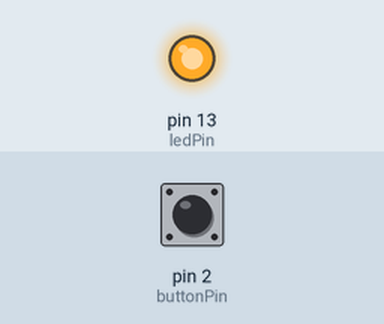
A sketch run on a simulated Arduino Uno, built with avr-gcc and run on an emulated ATmega328P. Shown: output pins drawn as LEDs (lit = HIGH). Inputs (shaded band) come from the test bench; at power-on: pin 2 (buttonPin) LOW.

Above: at 1.2 s.
1.3 s: pin 2 (buttonPin) pulled HIGH for 0.15 s
At 1.9 s:
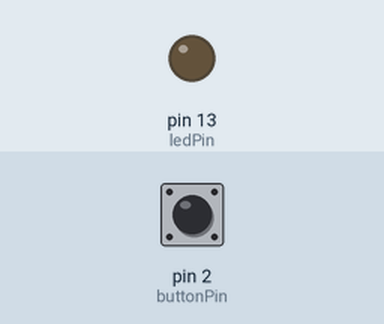
2.9 s: pin 2 (buttonPin) pulled HIGH for 1 s
At 4.3 s:
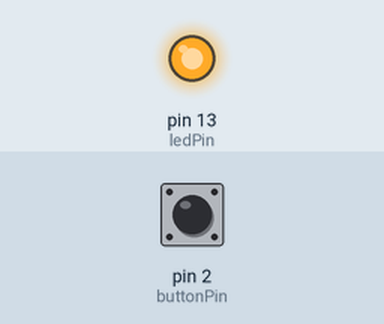
5.4 s: pin 2 (buttonPin) pulled HIGH for 3.2 s
At 6.2 s:
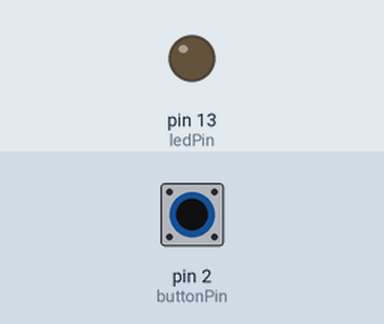
Timing chart, 0 to 8.4 s (numbered marks = the images above; inputs shaded):
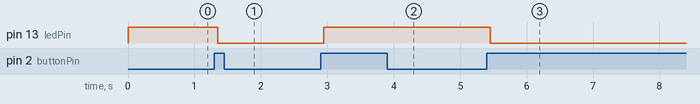

Measured:
- after the input at 1.3 s, pin 13 (ledPin): HIGH → LOW after 0.05 s
- after the input at 2.9 s, pin 13 (ledPin): LOW → HIGH after 0.05 s
- after the input at 5.4 s, pin 13 (ledPin): HIGH → LOW after 0.05 s

The sketch:

Debounce.ino
```cpp
const int buttonPin = 2;    // the number of the pushbutton pin
const int ledPin = 13;      // the number of the LED pin

int ledState = HIGH;         // the current state of the output pin
int buttonState;             // the current reading from the input pin
int lastButtonState = LOW;   // the previous reading from the input pin

unsigned long lastDebounceTime = 0;  // the last time the output pin was toggled
unsigned long debounceDelay = 50;    // the debounce time; increase if the output flickers

void setup() {
  pinMode(buttonPin, INPUT);
  pinMode(ledPin, OUTPUT);
  digitalWrite(ledPin, ledState);
}

void loop() {
  int reading = digitalRead(buttonPin);

  // If the switch changed, due to noise or pressing:
  if (reading != lastButtonState) {
    // reset the debouncing timer
    lastDebounceTime = millis();
  }

  if ((millis() - lastDebounceTime) > debounceDelay) {
    // if the button state has changed:
    if (reading != buttonState) {
      buttonState = reading;

      // only toggle the LED if the new button state is HIGH
      if (buttonState == HIGH) {
        ledState = !ledState;
      }
    }
  }

  // set the LED:
  digitalWrite(ledPin, ledState);

  // save the reading.  Next time through the loop,
  // it'll be the lastButtonState:
  lastButtonState = reading;
}
```
